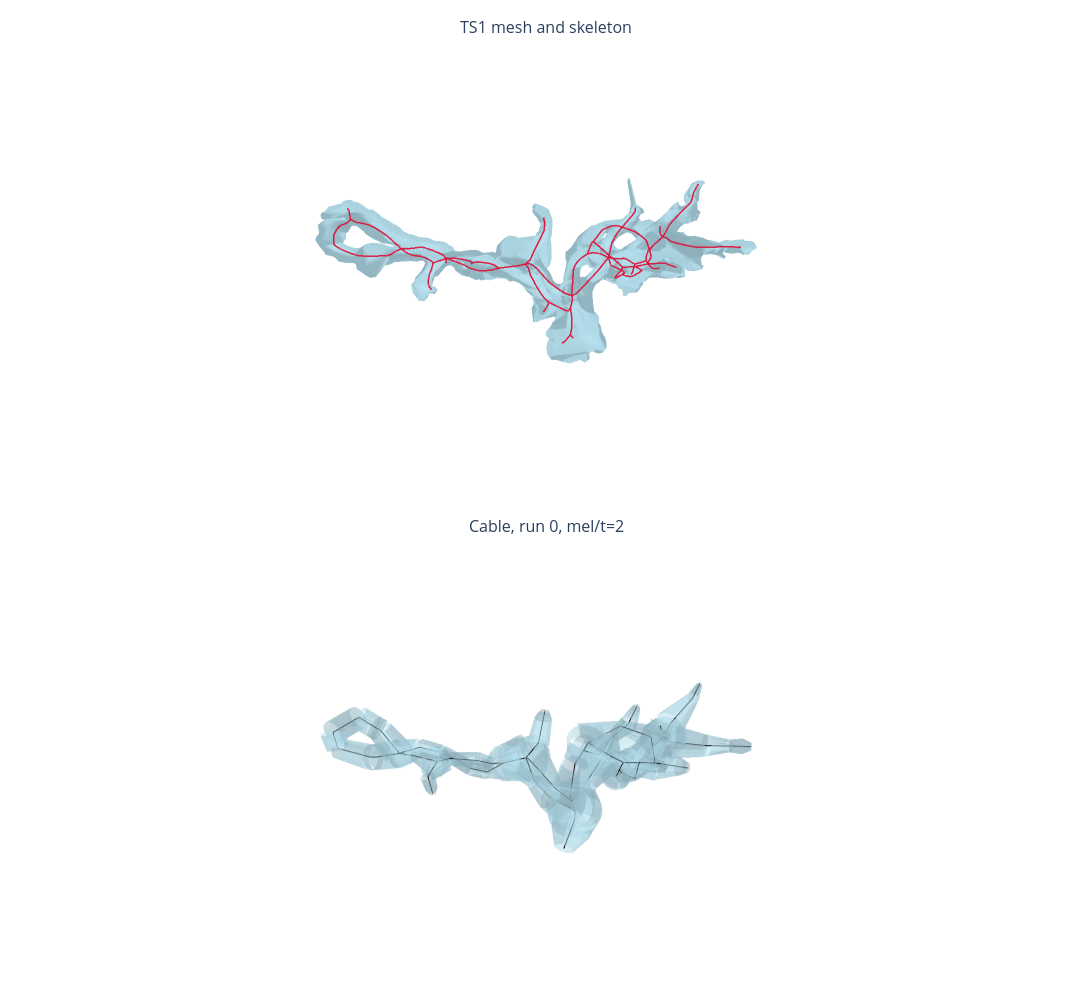

This figure's notebook cell:
### Markdown cell above
## Mesh, skeleton, and selected cable

### Code cell
fig = visualize_mesh_cable_3d(
    mesh,
    skeleton,
    selected["morphology"],
    show_axes=False,
    top_title="TS1 mesh and skeleton",
    bottom_title=f"Cable, run {selected['run_index']}, mel/t={MEL_OVER_THICKNESS:g}",
)
fig

### Figure 1 — Plotly figure (JSON) as saved in the notebook; plotly's stock layout.template omitted (floating-point values rounded to 4 significant figures; data arrays with more than 128 entries replaced by an {"elided": "..."} marker saying what was removed)
{"data": [{"color": "lightblue", "i": {"elided": "4788 int values"}, "j": {"elided": "4788 int values"}, "k": {"elided": "4788 int values"}, "name": "Mesh", "opacity": 0.8, "scene": "scene", "type": "mesh3d", "x": {"elided": "2378 float values"}, "y": {"elided": "2378 float values"}, "z": {"elided": "2378 float values"}}, {"line": {"color": "crimson", "width": 3}, "mode": "lines", "name": "Skeleton 0", "opacity": 0.95, "scene": "scene", "showlegend": false, "type": "scatter3d", "x": {"elided": "1149 float values"}, "y": {"elided": "1149 float values"}, "z": {"elided": "1149 float values"}}, {"color": "lightblue", "flatshading": true, "i": {"elided": "2688 int values"}, "j": {"elided": "2688 int values"}, "k": {"elided": "2688 int values"}, "name": "frusta", "opacity": 0.5, "scene": "scene2", "type": "mesh3d", "x": {"elided": "2688 float values"}, "y": {"elided": "2688 float values"}, "z": {"elided": "2688 float values"}}, {"line": {"color": "black", "width": 2}, "mode": "lines", "name": "centroid", "scene": "scene2", "type": "scatter3d", "x": {"elided": "252 float values"}, "y": {"elided": "252 float values"}, "z": {"elided": "252 float values"}}], "layout": {"annotations": [{"font": {"size": 16}, "showarrow": false, "text": "TS1 mesh and skeleton", "x": 0.5, "xanchor": "center", "xref": "paper", "y": 1, "yanchor": "bottom", "yref": "paper"}, {"font": {"size": 16}, "showarrow": false, "text": "Cable, run 0, mel/t=2", "x": 0.5, "xanchor": "center", "xref": "paper", "y": 0.48, "yanchor": "bottom", "yref": "paper"}], "height": 1000, "margin": {"b": 0, "l": 0, "r": 0, "t": 40}, "paper_bgcolor": "white", "scene": {"aspectmode": "data", "camera": {"eye": {"x": 0.6507, "y": -0.285, "z": 2.045}, "up": {"x": -0.1623, "y": -0.9831, "z": -0.08536}}, "domain": {"x": [0, 1], "y": [0.52, 1]}, "xaxis": {"range": [5615.0, 8002.0], "showbackground": false, "showgrid": false, "visible": false, "zeroline": false}, "yaxis": {"range": [856.2, 1919.0], "showbackground": false, "showgrid": false, "visible": false, "zeroline": false}, "zaxis": {"range": [2917.0, 3999.0], "showbackground": false, "showgrid": false, "visible": false, "zeroline": false}}, "scene2": {"aspectmode": "data", "camera": {"eye": {"x": 0.6507, "y": -0.285, "z": 2.045}, "up": {"x": -0.1623, "y": -0.9831, "z": -0.08536}}, "domain": {"x": [0, 1], "y": [0, 0.48]}, "xaxis": {"range": [5615.0, 8002.0], "showbackground": false, "showgrid": false, "visible": false, "zeroline": false}, "yaxis": {"range": [856.2, 1919.0], "showbackground": false, "showgrid": false, "visible": false, "zeroline": false}, "zaxis": {"range": [2917.0, 3999.0], "showbackground": false, "showgrid": false, "visible": false, "zeroline": false}}, "showlegend": false, "width": 1100}}
